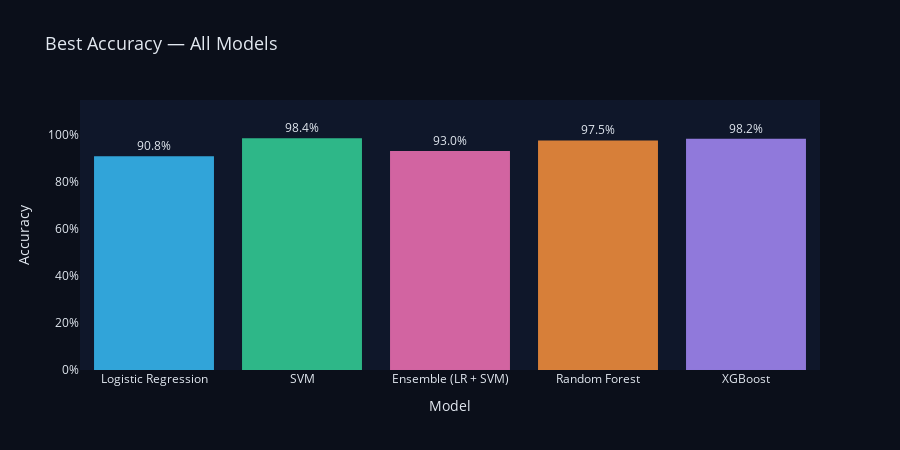
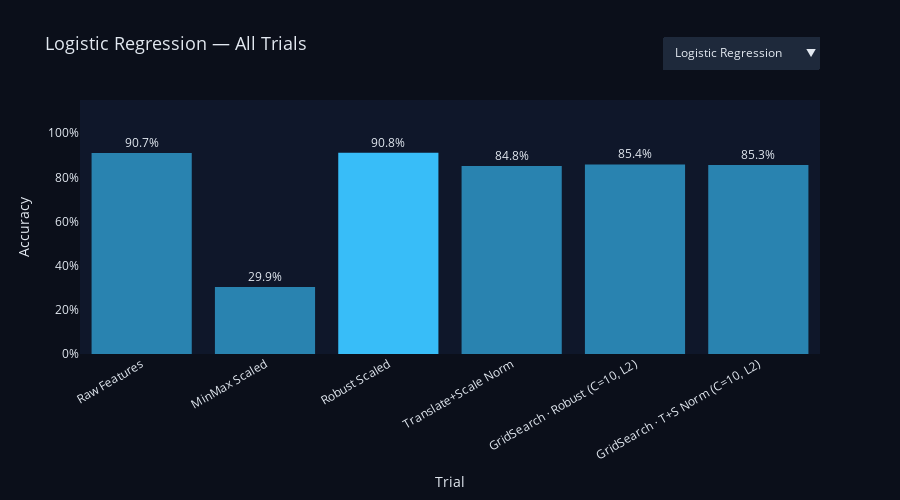

Here is the notebook cell these charts were saved with, in order:
### Markdown cell above
**Comparing the models**

### Code cell
import plotly.graph_objects as go
from ipywidgets import widgets, Output
from IPython.display import display, clear_output

MODELS = {
    "Logistic Regression": {
        "color": "#38bdf8",
        "trials": [
            {"label": "Raw Features",                    "accuracy": 0.9067},
            {"label": "MinMax Scaled",                   "accuracy": 0.2995},
            {"label": "Robust Scaled",                   "accuracy": 0.9077},
            {"label": "Translate+Scale Norm",            "accuracy": 0.8479},
            {"label": "GridSearch · Robust (C=10, L2)",  "accuracy": 0.8544},
            {"label": "GridSearch · T+S Norm (C=10, L2)","accuracy": 0.8528},
        ]
    },
    "SVM": {
        "color": "#34d399",
        "trials": [
            {"label": "Raw Features",                       "accuracy": 0.7063},
            {"label": "MinMax Scaled",                      "accuracy": 0.8064},
            {"label": "Robust Scaled",                      "accuracy": 0.8432},
            {"label": "T+S Norm ",                          "accuracy": 0.9215},
            {"label": "GridSearch · Linear (C=10)",         "accuracy": 0.9303},
            {"label": "GridSearch · RBF (C=100, T+S Norm)", "accuracy": 0.9844},
        ]
    },
    "Ensemble (LR + SVM)": {
        "color": "#f472b6",
        "trials": [
            {"label": "Hard Voting · Robust Scaled", "accuracy": 0.92},
            {"label": "Hard Voting · T+S Norm",      "accuracy": 0.93},
        ]
    },
    "Random Forest": {
        "color": "#fb923c",
        "trials": [
            {"label": "Raw Features",                             "accuracy": 0.8129},
            {"label": "Translate+Scale Norm",                     "accuracy": 0.9745},
            {"label": "GridSearch v1 (no max_depth, 500 est.)",   "accuracy": 0.82},
            {"label": "GridSearch v2 (depth=20, 500 est.)",       "accuracy": 0.82},
        ]
    },
    "XGBoost": {
        "color": "#a78bfa",
        "trials": [
            {"label": "Raw Features (Default)",               "accuracy": 0.9089},
            {"label": "Translate+Scale Norm (Default)",       "accuracy": 0.9815},
            {"label": "GridSearch · Raw (lr=0.1, depth=6)",   "accuracy": 0.92},
            {"label": "GridSearch · T+S Norm (lr=0.1, depth=6)", "accuracy": 0.98},
        ]
    },
}


def plot_best_models():
    names, accs, colors, hover_texts = [], [], [], []

    for model, data in MODELS.items():
        valid = [(t["label"], t["accuracy"]) for t in data["trials"] if t["accuracy"] is not None]
        best_label, best_acc = max(valid, key=lambda x: x[1])
        names.append(model)
        accs.append(best_acc)
        colors.append(data["color"])
        hover_texts.append(
            f"<b>{model}</b><br>Best Trial: {best_label}<br>Accuracy: {best_acc:.2%}"
        )

    fig = go.Figure()

    fig.add_trace(go.Bar(
        x=names,
        y=accs,
        marker=dict(
            color=colors,
            opacity=0.85,
            line=dict(color=colors, width=1.5)
        ),
        text=[f"{a:.1%}" for a in accs],
        textposition="outside",
        hovertext=hover_texts,
        hoverinfo="text",
    ))

    fig.update_layout(
        template="plotly_dark",
        title=dict(text="Best Accuracy — All Models", font=dict(size=18)),
        yaxis=dict(
            tickformat=".0%",
            range=[0, 1.15],
            title="Accuracy",
            showgrid=False,
            zeroline=False
        ),
        xaxis=dict(title="Model", showgrid=False),
        plot_bgcolor="#0f172a",
        paper_bgcolor="#0b0f1a",
        font=dict(color="#e2e8f0"),
        height=450,
        showlegend=False,
    )

    fig.show()


def plot_model_trials():
    fig = go.Figure()

    first_model = list(MODELS.keys())[0]
    visibility_map = {}
    trace_index = 0

    for model_name, data in MODELS.items():
        color = data["color"]
        trials = data["trials"]

        labels = [t["label"] for t in trials]
        accs = [t["accuracy"] if t["accuracy"] is not None else 0 for t in trials]
        texts = [f"{a:.1%}" if a > 0 else "N/A" for a in accs]
        max_acc = max(accs)

        bar_colors = [color for _ in accs]
        bar_opacity = [1.0 if a == max_acc and a > 0 else 0.65 for a in accs]
        hover = [
            f"<b>{l}</b><br>Accuracy: {a:.2%}" if a > 0
            else f"<b>{l}</b><br>Did not converge"
            for l, a in zip(labels, accs)
        ]

        fig.add_trace(go.Bar(
            x=labels,
            y=accs,
            name=model_name,
            visible=(model_name == first_model),
            marker=dict(
                color=bar_colors,
                opacity=bar_opacity,
                line=dict(color=color, width=1.5)
            ),
            text=texts,
            textposition="outside",
            hovertext=hover,
            hoverinfo="text",
        ))

        visibility_map[model_name] = trace_index
        trace_index += 1

    total_traces = len(MODELS)

    buttons = []
    for model_name in MODELS.keys():
        visibility = [model_name == m for m in MODELS.keys()]
        buttons.append(dict(
            label=model_name,
            method="update",
            args=[
                {"visible": visibility},
                {"title": f"{model_name} — All Trials"}
            ]
        ))

    fig.update_layout(
        template="plotly_dark",
        title=dict(text=f"{first_model} — All Trials", font=dict(size=18)),
        yaxis=dict(
            tickformat=".0%",
            range=[0, 1.15],
            title="Accuracy",
            showgrid=False,
            zeroline=False
        ),
        xaxis=dict(
            title="Trial",
            tickangle=-30,
            showgrid=False,
        ),
        plot_bgcolor="#0f172a",
        paper_bgcolor="#0b0f1a",
        font=dict(color="#e2e8f0"),
        height=500,
        showlegend=False,
        margin=dict(t=100, b=120),
        updatemenus=[dict(
            type="dropdown",
            direction="down",
            x=1,
            y=1.25,
            showactive=True,
            bgcolor="#1e293b",
            bordercolor="#334155",
            font=dict(color="#e2e8f0"),
            buttons=buttons,
        )]
    )

    fig.update_traces(
        hoverlabel=dict(
            bgcolor="#1e293b",        
            bordercolor="#334155",   
            font=dict(color="#e2e8f0")
        )
    )
    fig.show()


print("=" * 55)
print("  Hand Gesture Classification — Model Comparison")
print("=" * 55)
print()

plot_best_models()
print()
plot_model_trials()

### Figure 1 — Plotly figure (JSON) as saved in the notebook; plotly's stock layout.template omitted (floating-point values rounded to 4 significant figures)
{"data": [{"hoverinfo": "text", "hovertext": ["<b>Logistic Regression</b><br>Best Trial: Robust Scaled<br>Accuracy: 90.77%", "<b>SVM</b><br>Best Trial: GridSearch · RBF (C=100, T+S Norm)<br>Accuracy: 98.44%", "<b>Ensemble (LR + SVM)</b><br>Best Trial: Hard Voting · T+S Norm<br>Accuracy: 93.00%", "<b>Random Forest</b><br>Best Trial: Translate+Scale Norm<br>Accuracy: 97.45%", "<b>XGBoost</b><br>Best Trial: Translate+Scale Norm (Default)<br>Accuracy: 98.15%"], "marker": {"color": ["#38bdf8", "#34d399", "#f472b6", "#fb923c", "#a78bfa"], "line": {"color": ["#38bdf8", "#34d399", "#f472b6", "#fb923c", "#a78bfa"], "width": 1.5}, "opacity": 0.85}, "text": ["90.8%", "98.4%", "93.0%", "97.5%", "98.2%"], "textposition": "outside", "type": "bar", "x": ["Logistic Regression", "SVM", "Ensemble (LR + SVM)", "Random Forest", "XGBoost"], "y": [0.9077, 0.9844, 0.93, 0.9745, 0.9815]}], "layout": {"font": {"color": "#e2e8f0"}, "height": 450, "paper_bgcolor": "#0b0f1a", "plot_bgcolor": "#0f172a", "showlegend": false, "title": {"font": {"size": 18}, "text": "Best Accuracy — All Models"}, "xaxis": {"showgrid": false, "title": {"text": "Model"}}, "yaxis": {"range": [0, 1.15], "showgrid": false, "tickformat": ".0%", "title": {"text": "Accuracy"}, "zeroline": false}}}

### Figure 2 — Plotly figure (JSON) as saved in the notebook; plotly's stock layout.template omitted (floating-point values rounded to 4 significant figures)
{"data": [{"hoverinfo": "text", "hoverlabel": {"bgcolor": "#1e293b", "bordercolor": "#334155", "font": {"color": "#e2e8f0"}}, "hovertext": ["<b>Raw Features</b><br>Accuracy: 90.67%", "<b>MinMax Scaled</b><br>Accuracy: 29.95%", "<b>Robust Scaled</b><br>Accuracy: 90.77%", "<b>Translate+Scale Norm</b><br>Accuracy: 84.79%", "<b>GridSearch · Robust (C=10, L2)</b><br>Accuracy: 85.44%", "<b>GridSearch · T+S Norm (C=10, L2)</b><br>Accuracy: 85.28%"], "marker": {"color": ["#38bdf8", "#38bdf8", "#38bdf8", "#38bdf8", "#38bdf8", "#38bdf8"], "line": {"color": "#38bdf8", "width": 1.5}, "opacity": [0.65, 0.65, 1, 0.65, 0.65, 0.65]}, "name": "Logistic Regression", "text": ["90.7%", "29.9%", "90.8%", "84.8%", "85.4%", "85.3%"], "textposition": "outside", "type": "bar", "visible": true, "x": ["Raw Features", "MinMax Scaled", "Robust Scaled", "Translate+Scale Norm", "GridSearch · Robust (C=10, L2)", "GridSearch · T+S Norm (C=10, L2)"], "y": [0.9067, 0.2995, 0.9077, 0.8479, 0.8544, 0.8528]}, {"hoverinfo": "text", "hoverlabel": {"bgcolor": "#1e293b", "bordercolor": "#334155", "font": {"color": "#e2e8f0"}}, "hovertext": ["<b>Raw Features</b><br>Accuracy: 70.63%", "<b>MinMax Scaled</b><br>Accuracy: 80.64%", "<b>Robust Scaled</b><br>Accuracy: 84.32%", "<b>T+S Norm </b><br>Accuracy: 92.15%", "<b>GridSearch · Linear (C=10)</b><br>Accuracy: 93.03%", "<b>GridSearch · RBF (C=100, T+S Norm)</b><br>Accuracy: 98.44%"], "marker": {"color": ["#34d399", "#34d399", "#34d399", "#34d399", "#34d399", "#34d399"], "line": {"color": "#34d399", "width": 1.5}, "opacity": [0.65, 0.65, 0.65, 0.65, 0.65, 1]}, "name": "SVM", "text": ["70.6%", "80.6%", "84.3%", "92.2%", "93.0%", "98.4%"], "textposition": "outside", "type": "bar", "visible": false, "x": ["Raw Features", "MinMax Scaled", "Robust Scaled", "T+S Norm ", "GridSearch · Linear (C=10)", "GridSearch · RBF (C=100, T+S Norm)"], "y": [0.7063, 0.8064, 0.8432, 0.9215, 0.9303, 0.9844]}, {"hoverinfo": "text", "hoverlabel": {"bgcolor": "#1e293b", "bordercolor": "#334155", "font": {"color": "#e2e8f0"}}, "hovertext": ["<b>Hard Voting · Robust Scaled</b><br>Accuracy: 92.00%", "<b>Hard Voting · T+S Norm</b><br>Accuracy: 93.00%"], "marker": {"color": ["#f472b6", "#f472b6"], "line": {"color": "#f472b6", "width": 1.5}, "opacity": [0.65, 1]}, "name": "Ensemble (LR + SVM)", "text": ["92.0%", "93.0%"], "textposition": "outside", "type": "bar", "visible": false, "x": ["Hard Voting · Robust Scaled", "Hard Voting · T+S Norm"], "y": [0.92, 0.93]}, {"hoverinfo": "text", "hoverlabel": {"bgcolor": "#1e293b", "bordercolor": "#334155", "font": {"color": "#e2e8f0"}}, "hovertext": ["<b>Raw Features</b><br>Accuracy: 81.29%", "<b>Translate+Scale Norm</b><br>Accuracy: 97.45%", "<b>GridSearch v1 (no max_depth, 500 est.)</b><br>Accuracy: 82.00%", "<b>GridSearch v2 (depth=20, 500 est.)</b><br>Accuracy: 82.00%"], "marker": {"color": ["#fb923c", "#fb923c", "#fb923c", "#fb923c"], "line": {"color": "#fb923c", "width": 1.5}, "opacity": [0.65, 1, 0.65, 0.65]}, "name": "Random Forest", "text": ["81.3%", "97.5%", "82.0%", "82.0%"], "textposition": "outside", "type": "bar", "visible": false, "x": ["Raw Features", "Translate+Scale Norm", "GridSearch v1 (no max_depth, 500 est.)", "GridSearch v2 (depth=20, 500 est.)"], "y": [0.8129, 0.9745, 0.82, 0.82]}, {"hoverinfo": "text", "hoverlabel": {"bgcolor": "#1e293b", "bordercolor": "#334155", "font": {"color": "#e2e8f0"}}, "hovertext": ["<b>Raw Features (Default)</b><br>Accuracy: 90.89%", "<b>Translate+Scale Norm (Default)</b><br>Accuracy: 98.15%", "<b>GridSearch · Raw (lr=0.1, depth=6)</b><br>Accuracy: 92.00%", "<b>GridSearch · T+S Norm (lr=0.1, depth=6)</b><br>Accuracy: 98.00%"], "marker": {"color": ["#a78bfa", "#a78bfa", "#a78bfa", "#a78bfa"], "line": {"color": "#a78bfa", "width": 1.5}, "opacity": [0.65, 1, 0.65, 0.65]}, "name": "XGBoost", "text": ["90.9%", "98.2%", "92.0%", "98.0%"], "textposition": "outside", "type": "bar", "visible": false, "x": ["Raw Features (Default)", "Translate+Scale Norm (Default)", "GridSearch · Raw (lr=0.1, depth=6)", "GridSearch · T+S Norm (lr=0.1, depth=6)"], "y": [0.9089, 0.9815, 0.92, 0.98]}], "layout": {"font": {"color": "#e2e8f0"}, "height": 500, "margin": {"b": 120, "t": 100}, "paper_bgcolor": "#0b0f1a", "plot_bgcolor": "#0f172a", "showlegend": false, "title": {"font": {"size": 18}, "text": "Logistic Regression — All Trials"}, "updatemenus": [{"bgcolor": "#1e293b", "bordercolor": "#334155", "buttons": [{"args": [{"visible": [true, false, false, false, false]}, {"title": "Logistic Regression — All Trials"}], "label": "Logistic Regression", "method": "update"}, {"args": [{"visible": [false, true, false, false, false]}, {"title": "SVM — All Trials"}], "label": "SVM", "method": "update"}, {"args": [{"visible": [false, false, true, false, false]}, {"title": "Ensemble (LR + SVM) — All Trials"}], "label": "Ensemble (LR + SVM)", "method": "update"}, {"args": [{"visible": [false, false, false, true, false]}, {"title": "Random Forest — All Trials"}], "label": "Random Forest", "method": "update"}, {"args": [{"visible": [false, false, false, false, true]}, {"title": "XGBoost — All Trials"}], "label": "XGBoost", "method": "update"}], "direction": "down", "font": {"color": "#e2e8f0"}, "showactive": true, "type": "dropdown", "x": 1, "y": 1.25}], "xaxis": {"showgrid": false, "tickangle": -30, "title": {"text": "Trial"}}, "yaxis": {"range": [0, 1.15], "showgrid": false, "tickformat": ".0%", "title": {"text": "Accuracy"}, "zeroline": false}}}
